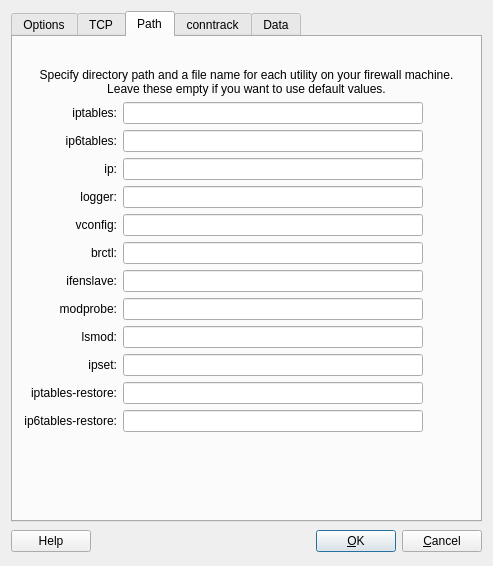
<?xml version="1.0" encoding="UTF-8"?>
<ui version="4.0">
 <class>linux24AdvancedDialog_q</class>
 <widget class="QDialog" name="linux24AdvancedDialog_q">
  <property name="windowModality">
   <enum>Qt::WindowModality::WindowModal</enum>
  </property>
  <property name="geometry">
   <rect>
    <x>0</x>
    <y>0</y>
    <width>493</width>
    <height>566</height>
   </rect>
  </property>
  <property name="windowTitle">
   <string>Linux 2.4: advanced settings</string>
  </property>
  <layout class="QGridLayout">
   <item row="0" column="0">
    <widget class="QTabWidget" name="tabWidget">
     <property name="tabShape">
      <enum>QTabWidget::TabShape::Rounded</enum>
     </property>
     <property name="currentIndex">
      <number>2</number>
     </property>
     <widget class="QWidget" name="tab0">
      <attribute name="title">
       <string>Options</string>
      </attribute>
      <layout class="QGridLayout">
       <property name="margin" stdset="0">
        <number>12</number>
       </property>
       <item row="0" column="0" colspan="2">
        <spacer>
         <property name="orientation">
          <enum>Qt::Orientation::Vertical</enum>
         </property>
         <property name="sizeType">
          <enum>QSizePolicy::Policy::Fixed</enum>
         </property>
         <property name="sizeHint" stdset="0">
          <size>
           <width>20</width>
           <height>20</height>
          </size>
         </property>
        </spacer>
       </item>
       <item row="1" column="0" colspan="2">
        <widget class="QLabel" name="label368">
         <property name="text">
          <string>IPv4 Packet forwarding</string>
         </property>
         <property name="alignment">
          <set>Qt::AlignmentFlag::AlignRight|Qt::AlignmentFlag::AlignTrailing|Qt::AlignmentFlag::AlignVCenter</set>
         </property>
         <property name="wordWrap">
          <bool>false</bool>
         </property>
        </widget>
       </item>
       <item row="1" column="2">
        <widget class="QComboBox" name="linux24_ip_forward">
         <item>
          <property name="text">
           <string>No change</string>
          </property>
         </item>
         <item>
          <property name="text">
           <string>On</string>
          </property>
         </item>
         <item>
          <property name="text">
           <string>Off</string>
          </property>
         </item>
        </widget>
       </item>
       <item row="1" column="3" rowspan="7">
        <spacer>
         <property name="orientation">
          <enum>Qt::Orientation::Horizontal</enum>
         </property>
         <property name="sizeType">
          <enum>QSizePolicy::Policy::Expanding</enum>
         </property>
         <property name="sizeHint" stdset="0">
          <size>
           <width>40</width>
           <height>150</height>
          </size>
         </property>
        </spacer>
       </item>
       <item row="2" column="0" colspan="2">
        <widget class="QLabel" name="label368_2">
         <property name="text">
          <string>IPv6 Packet forwarding</string>
         </property>
         <property name="alignment">
          <set>Qt::AlignmentFlag::AlignRight|Qt::AlignmentFlag::AlignTrailing|Qt::AlignmentFlag::AlignVCenter</set>
         </property>
         <property name="wordWrap">
          <bool>false</bool>
         </property>
        </widget>
       </item>
       <item row="2" column="2">
        <widget class="QComboBox" name="linux24_ipv6_forward">
         <item>
          <property name="text">
           <string>No change</string>
          </property>
         </item>
         <item>
          <property name="text">
           <string>On</string>
          </property>
         </item>
         <item>
          <property name="text">
           <string>Off</string>
          </property>
         </item>
        </widget>
       </item>
       <item row="3" column="0" colspan="2">
        <widget class="QLabel" name="label369">
         <property name="text">
          <string>Kernel anti-spoofing protection</string>
         </property>
         <property name="alignment">
          <set>Qt::AlignmentFlag::AlignRight|Qt::AlignmentFlag::AlignTrailing|Qt::AlignmentFlag::AlignVCenter</set>
         </property>
         <property name="wordWrap">
          <bool>false</bool>
         </property>
        </widget>
       </item>
       <item row="3" column="2">
        <widget class="QComboBox" name="linux24_rp_filter">
         <item>
          <property name="text">
           <string>No change</string>
          </property>
         </item>
         <item>
          <property name="text">
           <string>On</string>
          </property>
         </item>
         <item>
          <property name="text">
           <string>Off</string>
          </property>
         </item>
        </widget>
       </item>
       <item row="4" column="0" colspan="2">
        <widget class="QLabel" name="label370">
         <property name="text">
          <string>Ignore broadcast pings</string>
         </property>
         <property name="alignment">
          <set>Qt::AlignmentFlag::AlignRight|Qt::AlignmentFlag::AlignTrailing|Qt::AlignmentFlag::AlignVCenter</set>
         </property>
         <property name="wordWrap">
          <bool>false</bool>
         </property>
        </widget>
       </item>
       <item row="4" column="2">
        <widget class="QComboBox" name="linux24_icmp_echo_ignore_broadcasts">
         <item>
          <property name="text">
           <string>No change</string>
          </property>
         </item>
         <item>
          <property name="text">
           <string>On</string>
          </property>
         </item>
         <item>
          <property name="text">
           <string>Off</string>
          </property>
         </item>
        </widget>
       </item>
       <item row="5" column="0" colspan="2">
        <widget class="QLabel" name="label386">
         <property name="text">
          <string>Ignore all pings</string>
         </property>
         <property name="alignment">
          <set>Qt::AlignmentFlag::AlignRight|Qt::AlignmentFlag::AlignTrailing|Qt::AlignmentFlag::AlignVCenter</set>
         </property>
         <property name="wordWrap">
          <bool>false</bool>
         </property>
        </widget>
       </item>
       <item row="5" column="2">
        <widget class="QComboBox" name="linux24_icmp_echo_ignore_all">
         <item>
          <property name="text">
           <string>No change</string>
          </property>
         </item>
         <item>
          <property name="text">
           <string>On</string>
          </property>
         </item>
         <item>
          <property name="text">
           <string>Off</string>
          </property>
         </item>
        </widget>
       </item>
       <item row="6" column="0" colspan="2">
        <widget class="QLabel" name="label371">
         <property name="text">
          <string>Accept source route</string>
         </property>
         <property name="alignment">
          <set>Qt::AlignmentFlag::AlignRight|Qt::AlignmentFlag::AlignTrailing|Qt::AlignmentFlag::AlignVCenter</set>
         </property>
         <property name="wordWrap">
          <bool>false</bool>
         </property>
        </widget>
       </item>
       <item row="6" column="2">
        <widget class="QComboBox" name="linux24_accept_source_route">
         <item>
          <property name="text">
           <string>No change</string>
          </property>
         </item>
         <item>
          <property name="text">
           <string>On</string>
          </property>
         </item>
         <item>
          <property name="text">
           <string>Off</string>
          </property>
         </item>
        </widget>
       </item>
       <item row="7" column="0" colspan="2">
        <widget class="QLabel" name="label373">
         <property name="text">
          <string>Accept ICMP redirects</string>
         </property>
         <property name="alignment">
          <set>Qt::AlignmentFlag::AlignRight|Qt::AlignmentFlag::AlignTrailing|Qt::AlignmentFlag::AlignVCenter</set>
         </property>
         <property name="wordWrap">
          <bool>false</bool>
         </property>
        </widget>
       </item>
       <item row="7" column="2">
        <widget class="QComboBox" name="linux24_accept_redirects">
         <item>
          <property name="text">
           <string>No change</string>
          </property>
         </item>
         <item>
          <property name="text">
           <string>On</string>
          </property>
         </item>
         <item>
          <property name="text">
           <string>Off</string>
          </property>
         </item>
        </widget>
       </item>
       <item row="8" column="0" colspan="2">
        <widget class="QLabel" name="label374">
         <property name="text">
          <string>Ignore bogus ICMP errors</string>
         </property>
         <property name="alignment">
          <set>Qt::AlignmentFlag::AlignRight|Qt::AlignmentFlag::AlignTrailing|Qt::AlignmentFlag::AlignVCenter</set>
         </property>
         <property name="wordWrap">
          <bool>false</bool>
         </property>
        </widget>
       </item>
       <item row="8" column="2">
        <widget class="QComboBox" name="linux24_icmp_ignore_bogus_error_responses">
         <item>
          <property name="text">
           <string>No change</string>
          </property>
         </item>
         <item>
          <property name="text">
           <string>On</string>
          </property>
         </item>
         <item>
          <property name="text">
           <string>Off</string>
          </property>
         </item>
        </widget>
       </item>
       <item row="9" column="0" colspan="2">
        <widget class="QLabel" name="label375">
         <property name="text">
          <string>Allow dynamic addresses</string>
         </property>
         <property name="alignment">
          <set>Qt::AlignmentFlag::AlignRight|Qt::AlignmentFlag::AlignTrailing|Qt::AlignmentFlag::AlignVCenter</set>
         </property>
         <property name="wordWrap">
          <bool>false</bool>
         </property>
        </widget>
       </item>
       <item row="9" column="2">
        <widget class="QComboBox" name="linux24_ip_dynaddr">
         <item>
          <property name="text">
           <string>No change</string>
          </property>
         </item>
         <item>
          <property name="text">
           <string>On</string>
          </property>
         </item>
         <item>
          <property name="text">
           <string>Off</string>
          </property>
         </item>
        </widget>
       </item>
       <item row="10" column="0">
        <spacer>
         <property name="orientation">
          <enum>Qt::Orientation::Horizontal</enum>
         </property>
         <property name="sizeType">
          <enum>QSizePolicy::Policy::Fixed</enum>
         </property>
         <property name="sizeHint" stdset="0">
          <size>
           <width>141</width>
           <height>21</height>
          </size>
         </property>
        </spacer>
       </item>
       <item row="10" column="1">
        <widget class="QLabel" name="label380">
         <property name="text">
          <string>Log martians</string>
         </property>
         <property name="alignment">
          <set>Qt::AlignmentFlag::AlignRight|Qt::AlignmentFlag::AlignTrailing|Qt::AlignmentFlag::AlignVCenter</set>
         </property>
         <property name="wordWrap">
          <bool>false</bool>
         </property>
        </widget>
       </item>
       <item row="10" column="2">
        <widget class="QComboBox" name="linux24_log_martians">
         <property name="whatsThis">
          <string comment="whats this comment">whats this text</string>
         </property>
         <item>
          <property name="text">
           <string>No change</string>
          </property>
         </item>
         <item>
          <property name="text">
           <string>On</string>
          </property>
         </item>
         <item>
          <property name="text">
           <string>Off</string>
          </property>
         </item>
        </widget>
       </item>
       <item row="11" column="2">
        <spacer>
         <property name="orientation">
          <enum>Qt::Orientation::Vertical</enum>
         </property>
         <property name="sizeType">
          <enum>QSizePolicy::Policy::Expanding</enum>
         </property>
         <property name="sizeHint" stdset="0">
          <size>
           <width>93</width>
           <height>21</height>
          </size>
         </property>
        </spacer>
       </item>
      </layout>
     </widget>
     <widget class="QWidget" name="tab1">
      <attribute name="title">
       <string>TCP</string>
      </attribute>
      <layout class="QGridLayout">
       <property name="margin" stdset="0">
        <number>12</number>
       </property>
       <item row="1" column="0" colspan="4">
        <widget class="QLabel" name="network_tab_txt2">
         <property name="text">
          <string>These parameters make sense for connections to or from the firewall host</string>
         </property>
         <property name="alignment">
          <set>Qt::AlignmentFlag::AlignCenter</set>
         </property>
         <property name="wordWrap">
          <bool>true</bool>
         </property>
        </widget>
       </item>
       <item row="0" column="1">
        <spacer>
         <property name="orientation">
          <enum>Qt::Orientation::Vertical</enum>
         </property>
         <property name="sizeType">
          <enum>QSizePolicy::Policy::Fixed</enum>
         </property>
         <property name="sizeHint" stdset="0">
          <size>
           <width>20</width>
           <height>20</height>
          </size>
         </property>
        </spacer>
       </item>
       <item row="10" column="2">
        <spacer>
         <property name="orientation">
          <enum>Qt::Orientation::Vertical</enum>
         </property>
         <property name="sizeType">
          <enum>QSizePolicy::Policy::Expanding</enum>
         </property>
         <property name="sizeHint" stdset="0">
          <size>
           <width>20</width>
           <height>30</height>
          </size>
         </property>
        </spacer>
       </item>
       <item row="2" column="3" rowspan="3">
        <spacer>
         <property name="orientation">
          <enum>Qt::Orientation::Horizontal</enum>
         </property>
         <property name="sizeType">
          <enum>QSizePolicy::Policy::Expanding</enum>
         </property>
         <property name="sizeHint" stdset="0">
          <size>
           <width>100</width>
           <height>50</height>
          </size>
         </property>
        </spacer>
       </item>
       <item row="10" column="0">
        <spacer>
         <property name="orientation">
          <enum>Qt::Orientation::Horizontal</enum>
         </property>
         <property name="sizeType">
          <enum>QSizePolicy::Policy::Fixed</enum>
         </property>
         <property name="sizeHint" stdset="0">
          <size>
           <width>150</width>
           <height>20</height>
          </size>
         </property>
        </spacer>
       </item>
       <item row="2" column="1" colspan="2">
        <widget class="QSpinBox" name="linux24_tcp_fin_timeout">
         <property name="minimum">
          <number>0</number>
         </property>
         <property name="maximum">
          <number>1000</number>
         </property>
         <property name="value">
          <number>30</number>
         </property>
        </widget>
       </item>
       <item row="3" column="1" colspan="2">
        <widget class="QSpinBox" name="linux24_tcp_keepalive_interval">
         <property name="minimum">
          <number>0</number>
         </property>
         <property name="maximum">
          <number>10000</number>
         </property>
         <property name="value">
          <number>1800</number>
         </property>
        </widget>
       </item>
       <item row="4" column="1" colspan="2">
        <widget class="QComboBox" name="linux24_tcp_window_scaling">
         <item>
          <property name="text">
           <string>No change</string>
          </property>
         </item>
         <item>
          <property name="text">
           <string>On</string>
          </property>
         </item>
         <item>
          <property name="text">
           <string>Off</string>
          </property>
         </item>
        </widget>
       </item>
       <item row="5" column="1" colspan="2">
        <widget class="QComboBox" name="linux24_tcp_sack">
         <item>
          <property name="text">
           <string>No change</string>
          </property>
         </item>
         <item>
          <property name="text">
           <string>On</string>
          </property>
         </item>
         <item>
          <property name="text">
           <string>Off</string>
          </property>
         </item>
        </widget>
       </item>
       <item row="6" column="1" colspan="2">
        <widget class="QComboBox" name="linux24_tcp_fack">
         <item>
          <property name="text">
           <string>No change</string>
          </property>
         </item>
         <item>
          <property name="text">
           <string>On</string>
          </property>
         </item>
         <item>
          <property name="text">
           <string>Off</string>
          </property>
         </item>
        </widget>
       </item>
       <item row="7" column="1" colspan="2">
        <widget class="QComboBox" name="linux24_tcp_ecn">
         <item>
          <property name="text">
           <string>No change</string>
          </property>
         </item>
         <item>
          <property name="text">
           <string>On</string>
          </property>
         </item>
         <item>
          <property name="text">
           <string>Off</string>
          </property>
         </item>
        </widget>
       </item>
       <item row="8" column="1" colspan="2">
        <widget class="QComboBox" name="linux24_tcp_syncookies">
         <item>
          <property name="text">
           <string>No change</string>
          </property>
         </item>
         <item>
          <property name="text">
           <string>On</string>
          </property>
         </item>
         <item>
          <property name="text">
           <string>Off</string>
          </property>
         </item>
        </widget>
       </item>
       <item row="9" column="1" colspan="2">
        <widget class="QComboBox" name="linux24_tcp_timestamps">
         <item>
          <property name="text">
           <string>No change</string>
          </property>
         </item>
         <item>
          <property name="text">
           <string>On</string>
          </property>
         </item>
         <item>
          <property name="text">
           <string>Off</string>
          </property>
         </item>
        </widget>
       </item>
       <item row="5" column="0">
        <widget class="QLabel" name="label379">
         <property name="text">
          <string>TCP sack</string>
         </property>
         <property name="alignment">
          <set>Qt::AlignmentFlag::AlignRight|Qt::AlignmentFlag::AlignTrailing|Qt::AlignmentFlag::AlignVCenter</set>
         </property>
         <property name="wordWrap">
          <bool>false</bool>
         </property>
        </widget>
       </item>
       <item row="4" column="0">
        <widget class="QLabel" name="label378">
         <property name="text">
          <string>TCP window scaling</string>
         </property>
         <property name="alignment">
          <set>Qt::AlignmentFlag::AlignRight|Qt::AlignmentFlag::AlignTrailing|Qt::AlignmentFlag::AlignVCenter</set>
         </property>
         <property name="wordWrap">
          <bool>false</bool>
         </property>
        </widget>
       </item>
       <item row="7" column="0">
        <widget class="QLabel" name="label383">
         <property name="text">
          <string>TCP ECN</string>
         </property>
         <property name="alignment">
          <set>Qt::AlignmentFlag::AlignRight|Qt::AlignmentFlag::AlignTrailing|Qt::AlignmentFlag::AlignVCenter</set>
         </property>
         <property name="wordWrap">
          <bool>false</bool>
         </property>
        </widget>
       </item>
       <item row="8" column="0">
        <widget class="QLabel" name="label372">
         <property name="text">
          <string>TCP SYN cookies</string>
         </property>
         <property name="alignment">
          <set>Qt::AlignmentFlag::AlignRight|Qt::AlignmentFlag::AlignTrailing|Qt::AlignmentFlag::AlignVCenter</set>
         </property>
         <property name="wordWrap">
          <bool>false</bool>
         </property>
        </widget>
       </item>
       <item row="3" column="0">
        <widget class="QLabel" name="label377">
         <property name="text">
          <string>TCP keepalive time (sec)</string>
         </property>
         <property name="alignment">
          <set>Qt::AlignmentFlag::AlignRight|Qt::AlignmentFlag::AlignTrailing|Qt::AlignmentFlag::AlignVCenter</set>
         </property>
         <property name="wordWrap">
          <bool>false</bool>
         </property>
        </widget>
       </item>
       <item row="6" column="0">
        <widget class="QLabel" name="label384">
         <property name="text">
          <string>TCP fack</string>
         </property>
         <property name="alignment">
          <set>Qt::AlignmentFlag::AlignRight|Qt::AlignmentFlag::AlignTrailing|Qt::AlignmentFlag::AlignVCenter</set>
         </property>
         <property name="wordWrap">
          <bool>false</bool>
         </property>
        </widget>
       </item>
       <item row="9" column="0">
        <widget class="QLabel" name="label385">
         <property name="text">
          <string>TCP timestamps</string>
         </property>
         <property name="alignment">
          <set>Qt::AlignmentFlag::AlignRight|Qt::AlignmentFlag::AlignTrailing|Qt::AlignmentFlag::AlignVCenter</set>
         </property>
         <property name="wordWrap">
          <bool>false</bool>
         </property>
        </widget>
       </item>
       <item row="2" column="0">
        <widget class="QLabel" name="label376">
         <property name="text">
          <string>TCP FIN timeout (sec)</string>
         </property>
         <property name="alignment">
          <set>Qt::AlignmentFlag::AlignRight|Qt::AlignmentFlag::AlignTrailing|Qt::AlignmentFlag::AlignVCenter</set>
         </property>
         <property name="wordWrap">
          <bool>false</bool>
         </property>
        </widget>
       </item>
      </layout>
     </widget>
     <widget class="QWidget" name="tab2">
      <attribute name="title">
       <string>Path</string>
      </attribute>
      <layout class="QGridLayout" name="linux24Advanced_gridLayout_1">
       <item row="0" column="1">
        <spacer>
         <property name="orientation">
          <enum>Qt::Orientation::Vertical</enum>
         </property>
         <property name="sizeType">
          <enum>QSizePolicy::Policy::Fixed</enum>
         </property>
         <property name="sizeHint" stdset="0">
          <size>
           <width>20</width>
           <height>20</height>
          </size>
         </property>
        </spacer>
       </item>
       <item row="1" column="0" colspan="4">
        <widget class="QLabel" name="label456">
         <property name="text">
          <string>Specify directory path and a file name for each utility on your firewall machine. Leave these empty if you want to use default values.</string>
         </property>
         <property name="alignment">
          <set>Qt::AlignmentFlag::AlignCenter</set>
         </property>
         <property name="wordWrap">
          <bool>true</bool>
         </property>
        </widget>
       </item>
       <item row="2" column="0">
        <widget class="QLabel" name="label453">
         <property name="text">
          <string>iptables:</string>
         </property>
         <property name="alignment">
          <set>Qt::AlignmentFlag::AlignRight|Qt::AlignmentFlag::AlignTrailing|Qt::AlignmentFlag::AlignVCenter</set>
         </property>
         <property name="wordWrap">
          <bool>false</bool>
         </property>
        </widget>
       </item>
       <item row="2" column="1" colspan="2">
        <widget class="QLineEdit" name="linux24_path_iptables">
         <property name="minimumSize">
          <size>
           <width>300</width>
           <height>0</height>
          </size>
         </property>
        </widget>
       </item>
       <item row="3" column="0">
        <widget class="QLabel" name="label">
         <property name="layoutDirection">
          <enum>Qt::LayoutDirection::LeftToRight</enum>
         </property>
         <property name="text">
          <string>ip6tables:</string>
         </property>
         <property name="alignment">
          <set>Qt::AlignmentFlag::AlignRight|Qt::AlignmentFlag::AlignTrailing|Qt::AlignmentFlag::AlignVCenter</set>
         </property>
        </widget>
       </item>
       <item row="3" column="1" colspan="2">
        <widget class="QLineEdit" name="linux24_path_ip6tables"/>
       </item>
       <item row="4" column="0">
        <widget class="QLabel" name="label454">
         <property name="text">
          <string>ip:</string>
         </property>
         <property name="alignment">
          <set>Qt::AlignmentFlag::AlignRight|Qt::AlignmentFlag::AlignTrailing|Qt::AlignmentFlag::AlignVCenter</set>
         </property>
         <property name="wordWrap">
          <bool>false</bool>
         </property>
        </widget>
       </item>
       <item row="4" column="1" colspan="2">
        <widget class="QLineEdit" name="linux24_path_ip"/>
       </item>
       <item row="5" column="0">
        <widget class="QLabel" name="label455_2">
         <property name="text">
          <string>logger:</string>
         </property>
         <property name="alignment">
          <set>Qt::AlignmentFlag::AlignRight|Qt::AlignmentFlag::AlignTrailing|Qt::AlignmentFlag::AlignVCenter</set>
         </property>
         <property name="wordWrap">
          <bool>false</bool>
         </property>
        </widget>
       </item>
       <item row="5" column="1" colspan="2">
        <widget class="QLineEdit" name="linux24_path_logger"/>
       </item>
       <item row="6" column="0">
        <widget class="QLabel" name="label455_3">
         <property name="text">
          <string>vconfig:</string>
         </property>
         <property name="alignment">
          <set>Qt::AlignmentFlag::AlignRight|Qt::AlignmentFlag::AlignTrailing|Qt::AlignmentFlag::AlignVCenter</set>
         </property>
         <property name="wordWrap">
          <bool>false</bool>
         </property>
        </widget>
       </item>
       <item row="6" column="1" colspan="2">
        <widget class="QLineEdit" name="linux24_path_vconfig"/>
       </item>
       <item row="7" column="0">
        <widget class="QLabel" name="label455_4">
         <property name="text">
          <string>brctl:</string>
         </property>
         <property name="alignment">
          <set>Qt::AlignmentFlag::AlignRight|Qt::AlignmentFlag::AlignTrailing|Qt::AlignmentFlag::AlignVCenter</set>
         </property>
         <property name="wordWrap">
          <bool>false</bool>
         </property>
        </widget>
       </item>
       <item row="7" column="1" colspan="2">
        <widget class="QLineEdit" name="linux24_path_brctl"/>
       </item>
       <item row="8" column="0">
        <widget class="QLabel" name="label455">
         <property name="text">
          <string>ifenslave:</string>
         </property>
         <property name="alignment">
          <set>Qt::AlignmentFlag::AlignRight|Qt::AlignmentFlag::AlignTrailing|Qt::AlignmentFlag::AlignVCenter</set>
         </property>
         <property name="wordWrap">
          <bool>false</bool>
         </property>
        </widget>
       </item>
       <item row="8" column="1" colspan="2">
        <widget class="QLineEdit" name="linux24_path_ifenslave"/>
       </item>
       <item row="9" column="0">
        <widget class="QLabel" name="label458">
         <property name="text">
          <string>modprobe:</string>
         </property>
         <property name="alignment">
          <set>Qt::AlignmentFlag::AlignRight|Qt::AlignmentFlag::AlignTrailing|Qt::AlignmentFlag::AlignVCenter</set>
         </property>
         <property name="wordWrap">
          <bool>false</bool>
         </property>
        </widget>
       </item>
       <item row="9" column="1" colspan="2">
        <widget class="QLineEdit" name="linux24_path_modprobe"/>
       </item>
       <item row="10" column="0">
        <widget class="QLabel" name="label459">
         <property name="text">
          <string>lsmod:</string>
         </property>
         <property name="alignment">
          <set>Qt::AlignmentFlag::AlignRight|Qt::AlignmentFlag::AlignTrailing|Qt::AlignmentFlag::AlignVCenter</set>
         </property>
         <property name="wordWrap">
          <bool>false</bool>
         </property>
        </widget>
       </item>
       <item row="10" column="1" colspan="2">
        <widget class="QLineEdit" name="linux24_path_lsmod"/>
       </item>
       <item row="11" column="0">
        <widget class="QLabel" name="label_8">
         <property name="text">
          <string>ipset:</string>
         </property>
         <property name="alignment">
          <set>Qt::AlignmentFlag::AlignRight|Qt::AlignmentFlag::AlignTrailing|Qt::AlignmentFlag::AlignVCenter</set>
         </property>
        </widget>
       </item>
       <item row="11" column="1" colspan="2">
        <widget class="QLineEdit" name="linux24_path_ipset"/>
       </item>
       <item row="12" column="0">
        <widget class="QLabel" name="label453_2">
         <property name="text">
          <string>iptables-restore:</string>
         </property>
         <property name="alignment">
          <set>Qt::AlignmentFlag::AlignRight|Qt::AlignmentFlag::AlignTrailing|Qt::AlignmentFlag::AlignVCenter</set>
         </property>
         <property name="wordWrap">
          <bool>false</bool>
         </property>
        </widget>
       </item>
       <item row="12" column="1" colspan="2">
        <widget class="QLineEdit" name="linux24_path_iptables_restore"/>
       </item>
       <item row="13" column="0">
        <widget class="QLabel" name="label_2">
         <property name="layoutDirection">
          <enum>Qt::LayoutDirection::LeftToRight</enum>
         </property>
         <property name="text">
          <string>ip6tables-restore:</string>
         </property>
         <property name="alignment">
          <set>Qt::AlignmentFlag::AlignRight|Qt::AlignmentFlag::AlignTrailing|Qt::AlignmentFlag::AlignVCenter</set>
         </property>
        </widget>
       </item>
       <item row="13" column="1" colspan="2">
        <widget class="QLineEdit" name="linux24_path_ip6tables_restore"/>
       </item>
       <item row="14" column="2">
        <spacer>
         <property name="orientation">
          <enum>Qt::Orientation::Vertical</enum>
         </property>
         <property name="sizeType">
          <enum>QSizePolicy::Policy::Expanding</enum>
         </property>
         <property name="sizeHint" stdset="0">
          <size>
           <width>20</width>
           <height>60</height>
          </size>
         </property>
        </spacer>
       </item>
      </layout>
     </widget>
     <widget class="QWidget" name="tab">
      <attribute name="title">
       <string>conntrack</string>
      </attribute>
      <layout class="QGridLayout" name="linux24Advanced_gridLayout_4">
       <item row="0" column="0">
        <widget class="QFrame" name="frame">
         <property name="frameShape">
          <enum>QFrame::Shape::StyledPanel</enum>
         </property>
         <property name="frameShadow">
          <enum>QFrame::Shadow::Raised</enum>
         </property>
         <layout class="QGridLayout" name="linux24Advanced_gridLayout_2">
          <item row="1" column="0">
           <widget class="QLabel" name="label_4">
            <property name="text">
             <string>CONNTRACK_MAX</string>
            </property>
           </widget>
          </item>
          <item row="1" column="1">
           <widget class="QSpinBox" name="conntrack_max">
            <property name="maximumSize">
             <size>
              <width>64</width>
              <height>16777215</height>
             </size>
            </property>
            <property name="toolTip">
             <string>CONNTRACK_MAX is the maximum number of &quot;sessions&quot; (connection tracking entries)
that can be handled simultaneously by netfilter in kernel memory.</string>
            </property>
            <property name="maximum">
             <number>999999999</number>
            </property>
           </widget>
          </item>
          <item row="1" column="2">
           <spacer name="horizontalSpacer">
            <property name="orientation">
             <enum>Qt::Orientation::Horizontal</enum>
            </property>
            <property name="sizeHint" stdset="0">
             <size>
              <width>242</width>
              <height>20</height>
             </size>
            </property>
           </spacer>
          </item>
          <item row="2" column="0">
           <widget class="QLabel" name="label_5">
            <property name="text">
             <string>HASHSIZE</string>
            </property>
           </widget>
          </item>
          <item row="2" column="1">
           <widget class="QSpinBox" name="conntrack_hashsize">
            <property name="sizePolicy">
             <sizepolicy hsizetype="Fixed" vsizetype="Fixed">
              <horstretch>0</horstretch>
              <verstretch>0</verstretch>
             </sizepolicy>
            </property>
            <property name="maximumSize">
             <size>
              <width>64</width>
              <height>16777215</height>
             </size>
            </property>
            <property name="toolTip">
             <string>the size of the hash table storing the lists of conntrack entries</string>
            </property>
            <property name="maximum">
             <number>999999999</number>
            </property>
           </widget>
          </item>
          <item row="0" column="0" colspan="3">
           <widget class="QLabel" name="label_6">
            <property name="sizePolicy">
             <sizepolicy hsizetype="Expanding" vsizetype="MinimumExpanding">
              <horstretch>0</horstretch>
              <verstretch>0</verstretch>
             </sizepolicy>
            </property>
            <property name="autoFillBackground">
             <bool>false</bool>
            </property>
            <property name="styleSheet">
             <string notr="true">background:#fff</string>
            </property>
            <property name="text">
             <string>&lt;!DOCTYPE HTML PUBLIC &quot;-//W3C//DTD HTML 4.0//EN&quot; &quot;http://www.w3.org/TR/REC-html40/strict.dtd&quot;&gt;
&lt;html&gt;&lt;head&gt;&lt;meta name=&quot;qrichtext&quot; content=&quot;1&quot; /&gt;&lt;style type=&quot;text/css&quot;&gt;
p, li { white-space: pre-wrap; }
&lt;/style&gt;&lt;/head&gt;&lt;body&gt;
&lt;p style=&quot; margin-top:0px; margin-bottom:0px; margin-left:0px; margin-right:0px; -qt-block-indent:0; text-indent:0px;&quot;&gt;These parameters allow you to tune performance of&lt;br /&gt;conntrack module (netfilter state tracking). This&lt;br /&gt;should only be necessary for large firewalls with a lot&lt;br /&gt;of traffic and many stateful rules.&lt;br /&gt;Explanation of these parameters can be found on&lt;/p&gt;
&lt;p style=&quot; margin-top:0px; margin-bottom:0px; margin-left:0px; margin-right:0px; -qt-block-indent:0; text-indent:0px;&quot;&gt;the Internet if you search for &amp;quot;netfilter conntrack performance&amp;quot;&lt;br /&gt;&lt;br /&gt;Set both to zero to use default values&lt;/p&gt;&lt;/body&gt;&lt;/html&gt;</string>
            </property>
           </widget>
          </item>
         </layout>
        </widget>
       </item>
       <item row="1" column="0">
        <widget class="QFrame" name="frame_2">
         <property name="frameShape">
          <enum>QFrame::Shape::StyledPanel</enum>
         </property>
         <property name="frameShadow">
          <enum>QFrame::Shadow::Raised</enum>
         </property>
         <layout class="QVBoxLayout" name="verticalLayout">
          <item>
           <widget class="QLabel" name="label_7">
            <property name="sizePolicy">
             <sizepolicy hsizetype="Expanding" vsizetype="MinimumExpanding">
              <horstretch>0</horstretch>
              <verstretch>0</verstretch>
             </sizepolicy>
            </property>
            <property name="styleSheet">
             <string notr="true">background: #fff</string>
            </property>
            <property name="text">
             <string>This parameter is used if you run conntrackd in state &lt;br&gt;
synchronization mode for a firewall cluster and have&lt;br&gt;
kernel &amp;lt;2.6.22&lt;br&gt;
Explanation of this parameter can be found at&lt;br&gt;
&lt;a href=&quot;http://conntrack-tools.netfilter.org/manual.html&quot;&gt;http://conntrack-tools.netfilter.org/manual.html&lt;/a&gt;
</string>
            </property>
           </widget>
          </item>
          <item>
           <layout class="QHBoxLayout" name="horizontalLayout">
            <item>
             <widget class="QLabel" name="label_3">
              <property name="text">
               <string>Disable TCP window tracking  (&quot;ip_conntrack_tcp_be_liberal&quot;)</string>
              </property>
              <property name="wordWrap">
               <bool>true</bool>
              </property>
             </widget>
            </item>
            <item>
             <widget class="QComboBox" name="conntrack_tcp_be_liberal">
              <item>
               <property name="text">
                <string>No change</string>
               </property>
              </item>
              <item>
               <property name="text">
                <string>On</string>
               </property>
              </item>
              <item>
               <property name="text">
                <string>Off</string>
               </property>
              </item>
             </widget>
            </item>
            <item>
             <spacer name="horizontalSpacer_2">
              <property name="orientation">
               <enum>Qt::Orientation::Horizontal</enum>
              </property>
              <property name="sizeHint" stdset="0">
               <size>
                <width>110</width>
                <height>20</height>
               </size>
              </property>
             </spacer>
            </item>
           </layout>
          </item>
          <item>
           <spacer name="verticalSpacer_2">
            <property name="orientation">
             <enum>Qt::Orientation::Vertical</enum>
            </property>
            <property name="sizeHint" stdset="0">
             <size>
              <width>397</width>
              <height>7</height>
             </size>
            </property>
           </spacer>
          </item>
         </layout>
        </widget>
       </item>
       <item row="2" column="0">
        <spacer name="verticalSpacer">
         <property name="orientation">
          <enum>Qt::Orientation::Vertical</enum>
         </property>
         <property name="sizeHint" stdset="0">
          <size>
           <width>20</width>
           <height>3</height>
          </size>
         </property>
        </spacer>
       </item>
      </layout>
     </widget>
     <widget class="QWidget" name="tab_2">
      <attribute name="title">
       <string>Data</string>
      </attribute>
      <layout class="QGridLayout" name="linux24Advanced_gridLayout">
       <item row="0" column="1">
        <spacer name="spacer">
         <property name="orientation">
          <enum>Qt::Orientation::Vertical</enum>
         </property>
         <property name="sizeType">
          <enum>QSizePolicy::Policy::Fixed</enum>
         </property>
         <property name="sizeHint" stdset="0">
          <size>
           <width>20</width>
           <height>20</height>
          </size>
         </property>
        </spacer>
       </item>
       <item row="1" column="0" colspan="3">
        <widget class="QLabel" name="label456_2">
         <property name="text">
          <string>Specify directory where data files (e.g. run-time address table) are found on the firewall.</string>
         </property>
         <property name="alignment">
          <set>Qt::AlignmentFlag::AlignCenter</set>
         </property>
         <property name="wordWrap">
          <bool>true</bool>
         </property>
        </widget>
       </item>
       <item row="2" column="0">
        <widget class="QLabel" name="label453_3">
         <property name="text">
          <string>Data directory:</string>
         </property>
         <property name="alignment">
          <set>Qt::AlignmentFlag::AlignRight|Qt::AlignmentFlag::AlignTrailing|Qt::AlignmentFlag::AlignVCenter</set>
         </property>
         <property name="wordWrap">
          <bool>false</bool>
         </property>
        </widget>
       </item>
       <item row="2" column="1" colspan="2">
        <widget class="QLineEdit" name="linux24_data_dir">
         <property name="minimumSize">
          <size>
           <width>300</width>
           <height>0</height>
          </size>
         </property>
        </widget>
       </item>
       <item row="3" column="2">
        <spacer name="verticalSpacer_3">
         <property name="orientation">
          <enum>Qt::Orientation::Vertical</enum>
         </property>
         <property name="sizeHint" stdset="0">
          <size>
           <width>20</width>
           <height>358</height>
          </size>
         </property>
        </spacer>
       </item>
      </layout>
     </widget>
    </widget>
   </item>
   <item row="1" column="0">
    <layout class="QHBoxLayout">
     <item>
      <widget class="QPushButton" name="buttonHelp">
       <property name="text">
        <string>Help</string>
       </property>
      </widget>
     </item>
     <item>
      <spacer>
       <property name="orientation">
        <enum>Qt::Orientation::Horizontal</enum>
       </property>
       <property name="sizeType">
        <enum>QSizePolicy::Policy::Expanding</enum>
       </property>
       <property name="sizeHint" stdset="0">
        <size>
         <width>151</width>
         <height>27</height>
        </size>
       </property>
      </spacer>
     </item>
     <item>
      <widget class="QPushButton" name="buttonOk">
       <property name="text">
        <string>&amp;OK</string>
       </property>
       <property name="shortcut">
        <string/>
       </property>
       <property name="autoDefault">
        <bool>true</bool>
       </property>
       <property name="default">
        <bool>true</bool>
       </property>
      </widget>
     </item>
     <item>
      <widget class="QPushButton" name="buttonCancel">
       <property name="text">
        <string>&amp;Cancel</string>
       </property>
       <property name="shortcut">
        <string/>
       </property>
       <property name="autoDefault">
        <bool>true</bool>
       </property>
      </widget>
     </item>
    </layout>
   </item>
  </layout>
 </widget>
 <layoutdefault spacing="6" margin="11"/>
 <tabstops>
  <tabstop>linux24_ip_forward</tabstop>
  <tabstop>linux24_ipv6_forward</tabstop>
  <tabstop>linux24_rp_filter</tabstop>
  <tabstop>linux24_icmp_echo_ignore_broadcasts</tabstop>
  <tabstop>linux24_icmp_echo_ignore_all</tabstop>
  <tabstop>linux24_accept_source_route</tabstop>
  <tabstop>linux24_accept_redirects</tabstop>
  <tabstop>linux24_icmp_ignore_bogus_error_responses</tabstop>
  <tabstop>linux24_ip_dynaddr</tabstop>
  <tabstop>linux24_log_martians</tabstop>
  <tabstop>buttonOk</tabstop>
  <tabstop>buttonCancel</tabstop>
  <tabstop>linux24_tcp_fin_timeout</tabstop>
  <tabstop>linux24_tcp_keepalive_interval</tabstop>
  <tabstop>linux24_tcp_window_scaling</tabstop>
  <tabstop>linux24_tcp_sack</tabstop>
  <tabstop>linux24_tcp_fack</tabstop>
  <tabstop>linux24_tcp_ecn</tabstop>
  <tabstop>linux24_tcp_syncookies</tabstop>
  <tabstop>linux24_tcp_timestamps</tabstop>
  <tabstop>linux24_path_iptables</tabstop>
  <tabstop>linux24_path_ip6tables</tabstop>
  <tabstop>linux24_path_ip</tabstop>
  <tabstop>linux24_path_logger</tabstop>
  <tabstop>linux24_path_vconfig</tabstop>
  <tabstop>linux24_path_brctl</tabstop>
  <tabstop>linux24_path_ifenslave</tabstop>
  <tabstop>linux24_path_modprobe</tabstop>
  <tabstop>linux24_path_lsmod</tabstop>
  <tabstop>linux24_path_iptables_restore</tabstop>
  <tabstop>linux24_path_ip6tables_restore</tabstop>
  <tabstop>tabWidget</tabstop>
  <tabstop>buttonHelp</tabstop>
 </tabstops>
 <resources/>
 <connections>
  <connection>
   <sender>buttonOk</sender>
   <signal>clicked()</signal>
   <receiver>linux24AdvancedDialog_q</receiver>
   <slot>accept()</slot>
   <hints>
    <hint type="sourcelabel">
     <x>316</x>
     <y>472</y>
    </hint>
    <hint type="destinationlabel">
     <x>20</x>
     <y>20</y>
    </hint>
   </hints>
  </connection>
  <connection>
   <sender>buttonCancel</sender>
   <signal>clicked()</signal>
   <receiver>linux24AdvancedDialog_q</receiver>
   <slot>reject()</slot>
   <hints>
    <hint type="sourcelabel">
     <x>397</x>
     <y>472</y>
    </hint>
    <hint type="destinationlabel">
     <x>20</x>
     <y>20</y>
    </hint>
   </hints>
  </connection>
  <connection>
   <sender>buttonHelp</sender>
   <signal>clicked()</signal>
   <receiver>linux24AdvancedDialog_q</receiver>
   <slot>help()</slot>
   <hints>
    <hint type="sourcelabel">
     <x>68</x>
     <y>464</y>
    </hint>
    <hint type="destinationlabel">
     <x>231</x>
     <y>245</y>
    </hint>
   </hints>
  </connection>
 </connections>
 <slots>
  <slot>help()</slot>
 </slots>
</ui>
